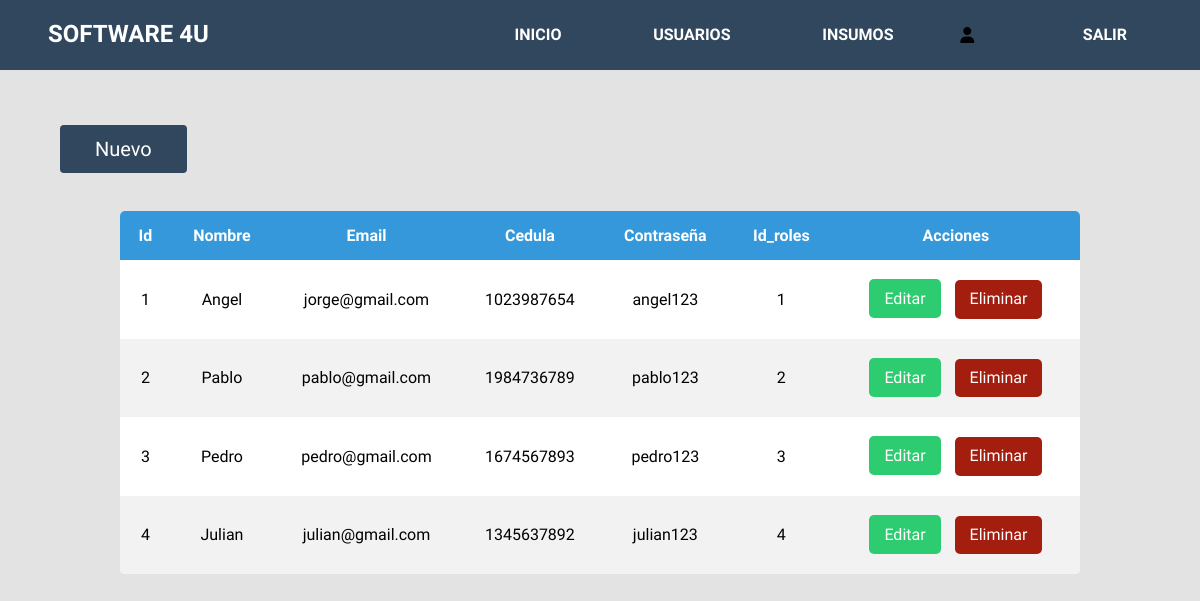
The app's page /php/administrador.php with its own data.
### tables this page shows
CREATE TABLE usuarios (
    id INT AUTO_INCREMENT PRIMARY KEY,
    nombre VARCHAR(250) NOT NULL,
    email VARCHAR(250) NOT NULL,
    cedula INT NOT NULL UNIQUE,
    contraseña VARCHAR(250),
    id_roles INT,
    FOREIGN KEY (id_roles) REFERENCES roles (id) ON DELETE CASCADE ON UPDATE CASCADE
);

### php/administrador.php (the view, shortened to what this page needs)
<?php
include "../ConexionSQL/modificar-usuario.php";
?>
<!DOCTYPE html>
<html lang="en">
<head>
    <link rel="stylesheet" href="https://cdnjs.cloudflare.com/ajax/libs/normalize/8.0.1/normalize.min.css">
    <link rel="stylesheet" href="http://localhost/proyectofinal/assets/css/administrador.css">
    <link rel="stylesheet" href="http://localhost/proyectofinal/assets/css/menu.css">
    <link rel="stylesheet" href="../fontawesome/fontawesome-free-6.5.1-web/css/all.css">
</head>
<body>
    <nav>
        <div class="logo"> Software 4U</div>
        <ul class="list">
            <li><a href="admin-inicio.php">Inicio</a></li>
            <li><a href="administrador.php">Usuarios</a></li>
            <li><a href="admin-insumos.php">Insumos</a></li>
            <i class="fa-solid fa-user"></i>
            <li><a href="../ConexionSQL/cerrar.php">Salir</a></li>
        </ul>
    </nav>
    <div class="boton-modal">
        <label for="btn-modal" class="boton-new">Nuevo</label>
    </div>
    <div class="container-form">
        <div class="crud">
            <table>
                <thead>
                    <tr>
                        <th>Id</th>
                        <th>Nombre</th>
                        <th>Email</th>
                        <th>Cedula</th>
                        <th>Contraseña</th>
                        <th>Id_roles</th>
                        <th>Acciones</th>
                    </tr>
                </thead>
                <tbody>
                    <?php
                    $sql = "SELECT * FROM usuarios";
                    $result = $conn->query($sql);
                    if ($result === false) {
                        echo "Error en la consulta: " . $conn->error;
                    } else {
                        if ($result->num_rows > 0) {
                            while ($datos = $result->fetch_object()) {
                                echo "<tr>";
                                echo "<td>" . $datos->id . "</td>";
                                echo "<td>" . $datos->nombre . "</td>";
                                echo "<td>" . $datos->email . "</td>";
                                echo "<td>" . $datos->cedula . "</td>";
                                echo "<td>" . $datos->contraseña . "</td>";
                                echo "<td>" . $datos->id_roles . "</td>";
                                echo "<td><a id='editar" . $datos->id . "' class='my-button-editar'>Editar</a>
                                <a href='administrador.php?id=" . $datos->id . "'><button class='my-button-eliminar'>Eliminar</button></a></td>";
                            }
                        } else {
                            echo "No se encontraron resultados.";
                        }
                    }
                    ?>
                </tbody>
            </table>
        </div>
    </div>
</body>
</html>

### assets/css/administrador.css (style rules this page uses)
body { font-family: 'Dosis', sans-serif; overflow: hidden; background-color: #E3E3E3; }
.container-form { margin-top: 250px; display: flex; justify-content: center; align-items: center; }
.crud { margin-top: -200px; overflow-x: auto; border-radius: 5px; width: 80%; max-height: 400px; }
table { width: 100%; border-collapse: collapse; background-color: white; box-shadow: 0 0 10px rgba(0, 0, 0, 0.1); }
thead th { text-align: center; }
th, td { padding: 15px; text-align: center; }
thead { background-color: #3498db; color: white; }
tbody tr:nth-child(even) { background-color: #f2f2f2; }
.my-button-editar, .my-button-eliminar { padding: 10px 15px; margin: 5px; border: none; border-radius: 5px; cursor: pointer; text-decoration: none; transition: background-color 0.3s ease; }
.my-button-editar { background-color: #2ecc71; color: white; }
.my-button-eliminar { background-color: #a31e0f; color: white; }
.boton-modal { margin-top: 120px; padding-left: 5%; }
.boton-modal label { padding: 12px 35px; background-color: #31475E; color: #fff; border-radius: 4px; cursor: pointer; transition: all 300ms ease; font-size: 20px; }

### assets/css/menu.css (style rules this page uses)
body { padding: 0px; margin: 0px; box-sizing: border-box; font-family: 'Dosis', sans-serif; }
nav { position: fixed; z-index: 10; left: 0; right: 0; top: 0; padding: 0 4%; height: 70px; background-color: #31475E; }
nav .logo { float: left; width: 40%; height: 100%; display: flex; align-items: center; font-size: 24px; font-weight: bold; color: white; text-transform: uppercase; }
nav .list { float: right; padding: 0; margin: 0; width: 60%; height: 100%; display: flex; justify-content: space-between; align-items: center; }
nav .list li { list-style: none; }
nav .list a { display: block; text-transform: uppercase; padding: 15px 25px; font-size: 16px; font-weight: bold; color: white; text-decoration: none; border-radius: 25px; transition: all 300ms ease; }

### records on screen
usuarios: id "1", nombre "Angel", email "jorge@gmail.com", cedula "1023987654", contraseña "angel123", id_roles "1"
usuarios: id "2", nombre "Pablo", email "pablo@gmail.com", cedula "1984736789", contraseña "pablo123", id_roles "2"
usuarios: id "3", nombre "Pedro", email "pedro@gmail.com", cedula "1674567893", contraseña "pedro123", id_roles "3"
usuarios: id "4", nombre "Julian", email "julian@gmail.com", cedula "1345637892", contraseña "julian123", id_roles "4"
